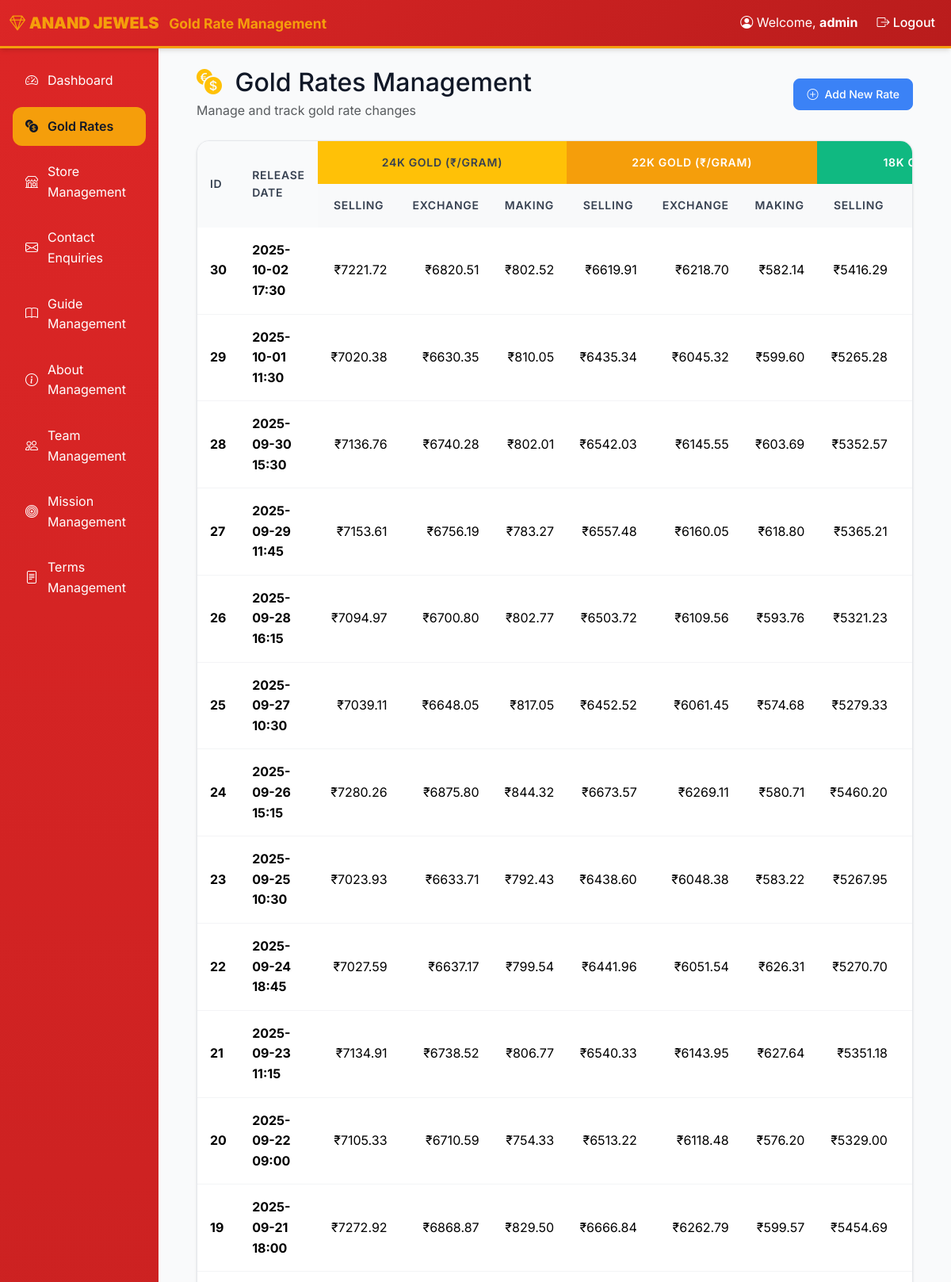
Screenshot of /admin/gold-rates (signed in, upper part) with the database file from the repository.
### models.py (models this page shows, shortened)
class AdminUser(Base):
    __tablename__ = "admin_users"
    id = Column(Integer, primary_key=True, index=True)
    username = Column(String, unique=True, index=True, nullable=False)
    password_hash = Column(String, nullable=False)

class GoldRate(Base):
    __tablename__ = "gold_rates"
    id = Column(Integer, primary_key=True, index=True)
    gold_24k_new_rate = Column(Float, nullable=False)  # 24K selling price per gram
    gold_24k_exchange_rate = Column(Float, nullable=False)  # 24K exchange price per gram
    gold_24k_making_charges = Column(Float, nullable=False, default=0.0)  # 24K making charges per gram
    gold_22k_new_rate = Column(Float, nullable=False)  # 22K selling price per gram
    gold_22k_exchange_rate = Column(Float, nullable=False)  # 22K exchange price per gram
    gold_22k_making_charges = Column(Float, nullable=False, default=0.0)  # 22K making charges per gram
    gold_18k_new_rate = Column(Float, nullable=False)  # 18K selling price per gram
    gold_18k_exchange_rate = Column(Float, nullable=False)  # 18K exchange price per gram
    gold_18k_making_charges = Column(Float, nullable=False, default=0.0)  # 18K making charges per gram
    release_datetime = Column(DateTime, nullable=False)
    created_at = Column(DateTime, default=func.now(), nullable=False)
    __table_args__ = (
        UniqueConstraint('release_datetime', name='_release_datetime_uc'),
    )

### routers/admin.py (the view)
@router.get("/admin/gold-rates", response_class=HTMLResponse)
async def list_gold_rates(
    request: Request,
    db: Session = Depends(get_db),
    current_user: AdminUser = Depends(require_admin_auth)
):
    gold_rates = db.query(GoldRate).order_by(desc(GoldRate.release_datetime)).all()
    jwt_token = request.session.get("jwt_token", "")
    return templates.TemplateResponse(
        "gold_rates/list.html",
        {
            "request": request,
            "user": current_user,
            "gold_rates": gold_rates,
            "jwt_token": jwt_token
        }
    )

### templates/gold_rates/list.html (shortened to what this page needs)
{% extends "base.html" %}
{% block content %}
<div class="container-fluid px-4">
    <div class="row mb-4">
        <div class="col-12">
            <div class="d-flex justify-content-between align-items-center">
                <div>
                    <h1 class="h2 mb-1">
                        <i class="bi bi-currency-exchange text-warning me-2"></i>
                        Gold Rates Management
                    </h1>
                    <p class="text-muted mb-0">Manage and track gold rate changes</p>
                </div>
                <div>
                    <a href="/admin/gold-rates/add" class="btn btn-primary">
                        <i class="bi bi-plus-circle"></i>
                        Add New Rate
                    </a>
                </div>
            </div>
        </div>
    </div>
    <div class="row">
        <div class="col-12">
            {% if gold_rates %}
            <div class="table-card">
                <div class="table-responsive">
                    <table class="table">
                        <thead>
                    <tr>
                        <th rowspan="2" class="align-middle">ID</th>
                        <th rowspan="2" class="align-middle">Release Date</th>
                        <th colspan="3" class="text-center bg-warning">24K Gold (₹/gram)</th>
                        <th colspan="3" class="text-center" style="background-color: #f59e0b; color: white;">22K Gold (₹/gram)</th>
                        <th colspan="3" class="text-center" style="background-color: #10b981; color: white;">18K Gold (₹/gram)</th>
                    </tr>
                    <tr>
                        <th class="text-center bg-light">Selling</th>
                        <th class="text-center bg-light">Exchange</th>
                        <th class="text-center bg-light">Making</th>
                        <th class="text-center bg-light">Selling</th>
                        <th class="text-center bg-light">Exchange</th>
                        <th class="text-center bg-light">Making</th>
                        <th class="text-center bg-light">Selling</th>
                        <th class="text-center bg-light">Exchange</th>
                    </tr>
                </thead>
                <tbody>
                    {% for rate in gold_rates %}
                    <tr>
                        <td><strong>{{ rate.id }}</strong></td>
                        <td><strong>{{ rate.release_datetime.strftime('%Y-%m-%d %H:%M') }}</strong></td>
                        <td class="text-end">₹{{ "%.2f"|format(rate.gold_24k_new_rate) }}</td>
                        <td class="text-end">₹{{ "%.2f"|format(rate.gold_24k_exchange_rate) }}</td>
                        <td class="text-end">₹{{ "%.2f"|format(rate.gold_24k_making_charges) }}</td>
                        <td class="text-end">₹{{ "%.2f"|format(rate.gold_22k_new_rate) }}</td>
                        <td class="text-end">₹{{ "%.2f"|format(rate.gold_22k_exchange_rate) }}</td>
                        <td class="text-end">₹{{ "%.2f"|format(rate.gold_22k_making_charges) }}</td>
                        <td class="text-end">₹{{ "%.2f"|format(rate.gold_18k_new_rate) }}</td>
                        <td class="text-end">₹{{ "%.2f"|format(rate.gold_18k_exchange_rate) }}</td>
                    </tr>
                    {% endfor %}
                        </tbody>
                    </table>
                </div>
            </div>
            {% endif %}
        </div>
    </div>
</div>
{% endblock %}

### templates/base.html (shortened to what this page needs)
<!DOCTYPE html>
<html lang="en">
<head>
    <link href="https://cdn.jsdelivr.net/npm/bootstrap@5.3.2/dist/css/bootstrap.min.css" rel="stylesheet">
    <link href="https://cdn.jsdelivr.net/npm/bootstrap-icons@1.10.0/font/bootstrap-icons.css" rel="stylesheet">
    <link href="/static/style.css" rel="stylesheet">
</head>
<body>
    {% block navbar %}
    {% if user %}
    <nav class="navbar navbar-expand-lg navbar-dark">
        <div class="container-fluid">
            <a class="navbar-brand" href="/admin">
                <i class="bi bi-gem"></i>
                <strong>ANAND JEWELS</strong>
                <small class="d-none d-md-inline-block ms-2">Gold Rate Management</small>
            </a>
            <div class="collapse navbar-collapse" id="navbarNav">
                <div class="navbar-nav ms-auto">
                    <span class="navbar-text me-3">
                        <i class="bi bi-person-circle"></i> Welcome, <strong>{{ user.username }}</strong>
                    </span>
                    <a class="nav-link" href="/admin/logout">
                        <i class="bi bi-box-arrow-right"></i> Logout
                    </a>
                </div>
            </div>
        </div>
    </nav>
    {% endif %}
    {% endblock %}
    <div class="container-fluid">
        <div class="row">
            {% if user %}
            <div class="col-md-3 col-lg-2 sidebar p-3 d-none d-md-block">
                <ul class="nav nav-pills flex-column">
                    <li class="nav-item">
                        <a class="nav-link {% if request.url.path == '/admin' %}active{% endif %}" href="/admin">
                            <i class="bi bi-speedometer2"></i> Dashboard
                        </a>
                    </li>
                    <li class="nav-item">
                        <a class="nav-link {% if 'gold-rates' in request.url.path %}active{% endif %}" href="/admin/gold-rates">
                            <i class="bi bi-currency-exchange"></i> Gold Rates
                        </a>
                    </li>
                    <li class="nav-item">
                        <a class="nav-link {% if 'stores' in request.url.path %}active{% endif %}" href="/admin/stores">
                            <i class="bi bi-shop"></i> Store Management
                        </a>
                    </li>
                    <li class="nav-item">
                        <a class="nav-link {% if 'contact-enquiries' in request.url.path %}active{% endif %}" href="/admin/contact-enquiries">
                            <i class="bi bi-envelope"></i> Contact Enquiries
                        </a>
                    </li>
                    <li class="nav-item">
                        <a class="nav-link {% if 'guides' in request.url.path %}active{% endif %}" href="/admin/guides">
                            <i class="bi bi-book"></i> Guide Management
                        </a>
                    </li>
                    <li class="nav-item">
                        <a class="nav-link {% if 'about' in request.url.path %}active{% endif %}" href="/admin/about">
                            <i class="bi bi-info-circle"></i> About Management
                        </a>
                    </li>
                    <li class="nav-item">
                        <a class="nav-link {% if 'team' in request.url.path %}active{% endif %}" href="/admin/team">
                            <i class="bi bi-people"></i> Team Management
                        </a>
                    </li>
                    <li class="nav-item">
                        <a class="nav-link {% if 'missions' in request.url.path %}active{% endif %}" href="/admin/missions">
                            <i class="bi bi-bullseye"></i> Mission Management
                        </a>
                    </li>
                    <li class="nav-item">
                        <a class="nav-link {% if 'terms' in request.url.path %}active{% endif %}" href="/admin/terms">
                            <i class="bi bi-file-text"></i> Terms Management
                        </a>
                    </li>
                </ul>
            </div>
            {% endif %}
            <div class="{% if user %}col-md-9 col-lg-10{% else %}col-12{% endif %} {% if user %}main-content{% endif %} p-4">
                {% block content %}{% endblock %}
            </div>
        </div>
    </div>
</body>
</html>

### static/style.css (style rules this page uses)
:root { --primary: #DC2626; --secondary: #F59E0B; --success: #10B981; --warning: #F59E0B; --info: #3B82F6; --danger: #EF4444; --white: #FFFFFF; --gray-50: #F9FAFB; --gray-100: #F3F4F6; --gray-200: #E5E7EB; --gray-300: #D1D5DB; --gray-400: #9CA3AF; --gray-500: #6B7280; --gray-600: #4B5563; --gray-700: #374151; --gray-800: #1F2937; --gray-900: #111827; --space-1: 0.25rem; --space-2: 0.5rem; --space-3: 0.75rem; --space-4: 1rem; --space-5: 1.25rem; --space-6: 1.5rem; --space-8: 2rem; --space-10: 2.5rem; --space-12: 3rem; --radius-sm: 0.375rem; --radius: 0.5rem; --radius-lg: 0.75rem; --radius-xl: 1rem; --radius-2xl: 1.5rem; --shadow-sm: 0 1px 2px 0 rgb(0 0 0 / 0.05); --shadow: 0 1px 3px 0 rgb(0 0 0 / 0.1), 0 1px 2px -1px rgb(0 0 0 / 0.1); --shadow-md: 0 4px 6px -1px rgb(0 0 0 / 0.1), 0 2px 4px -2px rgb(0 0 0 / 0.1); --shadow-lg: 0 10px 15px -3px rgb(0 0 0 / 0.1), 0 4px 6px -4px rgb(0 0 0 / 0.1); --shadow-xl: 0 20px 25px -5px rgb(0 0 0 / 0.1), 0 8px 10px -6px rgb(0 0 0 / 0.1); --font-sans: 'Inter', -apple-system, BlinkMacSystemFont, 'Segoe UI', Roboto, sans-serif; }
* { box-sizing: border-box; }
body { font-family: var(--font-sans); background-color: var(--gray-50); color: var(--gray-900); line-height: 1.6; margin: 0; padding: 0; }
.navbar { background: linear-gradient(135deg, var(--primary), #B91C1C); border-bottom: 3px solid var(--secondary); box-shadow: var(--shadow-md); }
.navbar-brand { font-weight: 700; color: var(--secondary) !important; font-size: 1.25rem; }
.navbar-nav .nav-link { color: var(--white) !important; font-weight: 500; transition: color 0.2s ease; }
.navbar-text { color: var(--white) !important; }
.sidebar { background: linear-gradient(180deg, var(--primary), #B91C1C); min-height: 100vh; padding: var(--space-6); }
.sidebar .nav-link { color: var(--white) !important; padding: var(--space-3) var(--space-4); border-radius: var(--radius-lg); margin-bottom: var(--space-2); transition: all 0.2s ease; display: flex; align-items: center; gap: var(--space-3); }
.sidebar .nav-link.active { background-color: var(--secondary); color: var(--gray-900) !important; font-weight: 600; }
.table-card { background: var(--white); border-radius: var(--radius-xl); box-shadow: var(--shadow); border: 1px solid var(--gray-200); overflow: hidden; }
.table { margin-bottom: 0; }
.table thead th { background: var(--gray-50); border: none; color: var(--gray-700); font-weight: 600; padding: var(--space-4); font-size: 0.875rem; text-transform: uppercase; letter-spacing: 0.05em; }
.table tbody td { padding: var(--space-4); border-bottom: 1px solid var(--gray-100); vertical-align: middle; }
.btn { display: inline-flex; align-items: center; justify-content: center; gap: var(--space-2); padding: var(--space-3) var(--space-4); border-radius: var(--radius); font-weight: 500; text-decoration: none; border: 1px solid transparent; cursor: pointer; transition: all 0.2s ease; font-size: 0.875rem; line-height: 1; }
.btn-primary { background: var(--info); color: var(--white); border-color: var(--info); }
.text-center { text-align: center; }
.text-end { text-align: end; }
.d-flex { display: flex; }
.d-none { display: none; }
.align-items-center { align-items: center; }
.justify-content-between { justify-content: space-between; }
.mb-0 { margin-bottom: 0; }
.me-2 { margin-right: var(--space-2); }
.me-3 { margin-right: var(--space-3); }

### rows the page displays
AdminUser: username "admin"
GoldRate: id "30", release_datetime "2025-10-02 17:30", gold_24k_new_rate "7221.72", gold_24k_exchange_rate "6820.51", gold_24k_making_charges "802.52", gold_22k_new_rate "6619.91", gold_22k_exchange_rate "6218.70", gold_22k_making_charges "582.14", gold_18k_new_rate "5416.29"
GoldRate: id "29", release_datetime "2025-10-01 11:30", gold_24k_new_rate "7020.38", gold_24k_exchange_rate "6630.35", gold_24k_making_charges "810.05", gold_22k_new_rate "6435.34", gold_22k_exchange_rate "6045.32", gold_22k_making_charges "599.60", gold_18k_new_rate "5265.28"
GoldRate: id "28", release_datetime "2025-09-30 15:30", gold_24k_new_rate "7136.76", gold_24k_exchange_rate "6740.28", gold_24k_making_charges "802.01", gold_22k_new_rate "6542.03", gold_22k_exchange_rate "6145.55", gold_22k_making_charges "603.69", gold_18k_new_rate "5352.57"
GoldRate: id "27", release_datetime "2025-09-29 11:45", gold_24k_new_rate "7153.61", gold_24k_exchange_rate "6756.19", gold_24k_making_charges "783.27", gold_22k_new_rate "6557.48", gold_22k_exchange_rate "6160.05", gold_22k_making_charges "618.80", gold_18k_new_rate "5365.21"
GoldRate: id "26", release_datetime "2025-09-28 16:15", gold_24k_new_rate "7094.97", gold_24k_exchange_rate "6700.80", gold_24k_making_charges "802.77", gold_22k_new_rate "6503.72", gold_22k_exchange_rate "6109.56", gold_22k_making_charges "593.76", gold_18k_new_rate "5321.23"
GoldRate: id "25", release_datetime "2025-09-27 10:30", gold_24k_new_rate "7039.11", gold_24k_exchange_rate "6648.05", gold_24k_making_charges "817.05", gold_22k_new_rate "6452.52", gold_22k_exchange_rate "6061.45", gold_22k_making_charges "574.68", gold_18k_new_rate "5279.33"
GoldRate: id "24", release_datetime "2025-09-26 15:15", gold_24k_new_rate "7280.26", gold_24k_exchange_rate "6875.80", gold_24k_making_charges "844.32", gold_22k_new_rate "6673.57", gold_22k_exchange_rate "6269.11", gold_22k_making_charges "580.71", gold_18k_new_rate "5460.20"
GoldRate: id "23", release_datetime "2025-09-25 10:30", gold_24k_new_rate "7023.93", gold_24k_exchange_rate "6633.71", gold_24k_making_charges "792.43", gold_22k_new_rate "6438.60", gold_22k_exchange_rate "6048.38", gold_22k_making_charges "583.22", gold_18k_new_rate "5267.95"
GoldRate: id "22", release_datetime "2025-09-24 18:45", gold_24k_new_rate "7027.59", gold_24k_exchange_rate "6637.17", gold_24k_making_charges "799.54", gold_22k_new_rate "6441.96", gold_22k_exchange_rate "6051.54", gold_22k_making_charges "626.31", gold_18k_new_rate "5270.70"
GoldRate: id "21", release_datetime "2025-09-23 11:15", gold_24k_new_rate "7134.91", gold_24k_exchange_rate "6738.52", gold_24k_making_charges "806.77", gold_22k_new_rate "6540.33", gold_22k_exchange_rate "6143.95", gold_22k_making_charges "627.64", gold_18k_new_rate "5351.18"
GoldRate: id "20", release_datetime "2025-09-22 09:00", gold_24k_new_rate "7105.33", gold_24k_exchange_rate "6710.59", gold_24k_making_charges "754.33", gold_22k_new_rate "6513.22", gold_22k_exchange_rate "6118.48", gold_22k_making_charges "576.20", gold_18k_new_rate "5329.00"
GoldRate: id "19", release_datetime "2025-09-21 18:00", gold_24k_new_rate "7272.92", gold_24k_exchange_rate "6868.87", gold_24k_making_charges "829.50", gold_22k_new_rate "6666.84", gold_22k_exchange_rate "6262.79", gold_22k_making_charges "599.57", gold_18k_new_rate "5454.69"
